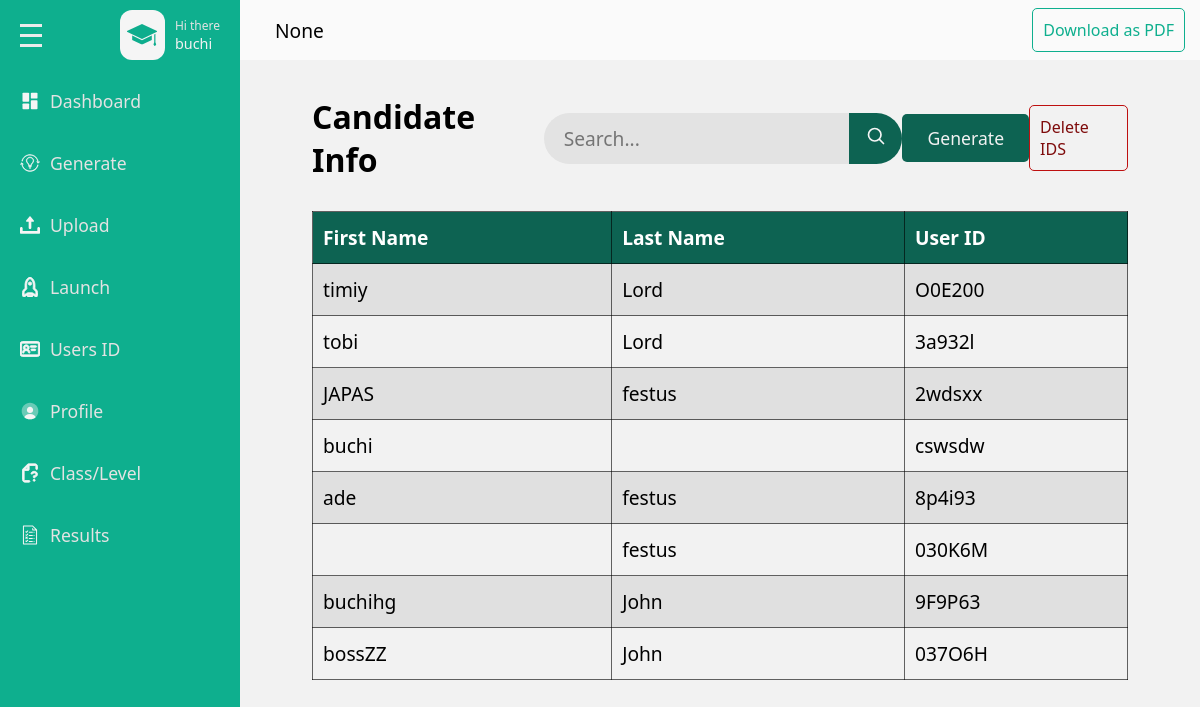
Page /admins/user (signed in) on the earlier database version.
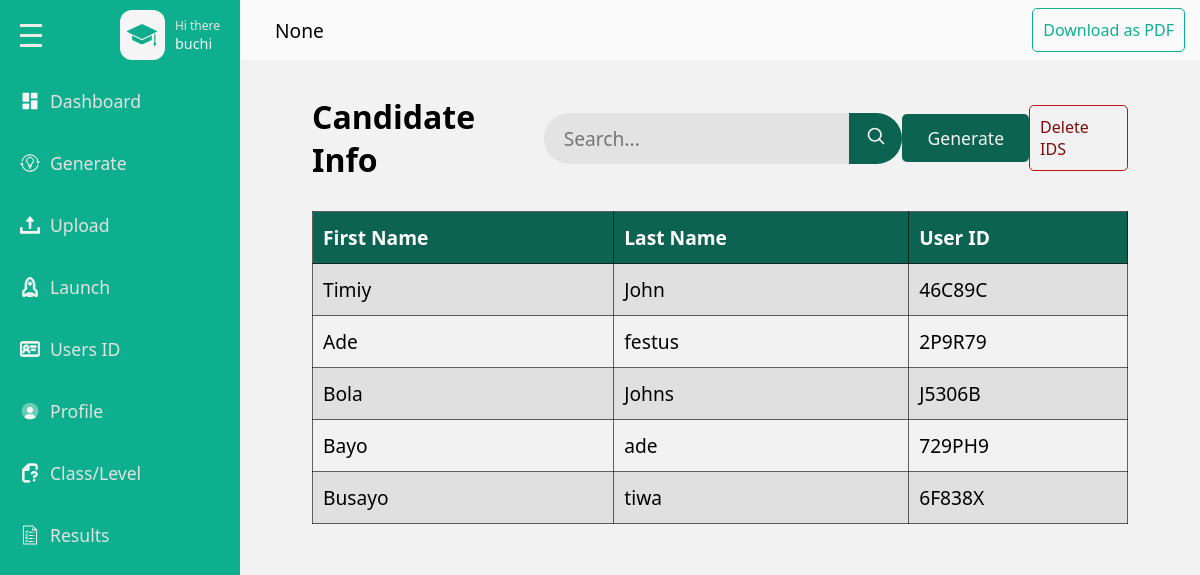
Same page on the later database version.
### base/models.py (models this page shows, shortened)
class Userprofile(models.Model):
    user = models.ForeignKey(User, on_delete=models.CASCADE)
    subject = models.ForeignKey(Subject, null=True, blank=True, on_delete=models.SET_NULL)
    number_of_questions = models.IntegerField(null=True, blank=True)

class User(AbstractUser):
    school_name = models.CharField(max_length=500, null=True,blank=True)
    recovery_code = models.CharField(max_length=100, null=True)

class UserID(models.Model):
    user = models.OneToOneField(User, on_delete=models.CASCADE)
    generated_id = models.CharField(max_length=100, unique=True)

### admins/views.py (the view)
# urls.py: path('user',views.user,name='user'),
def user(request):
    userprofile = get_object_or_404(Userprofile, user=request.user)
    user_id = UserID.objects.all()
    context = {
        'userprofile': userprofile,
        "user_id": user_id
    }
    return render(request, 'admins/userget.html', context)

### base/templates/admins/userget.html (shortened to what this page needs)
{% load static %}
<!DOCTYPE html>
<html lang="en">
<head>
    <link rel = "stylesheet" href = "{% static 'css/style.css' %}"/>
</head>
<body>
    <div class = "page">
        <div class = "wrapper">
            <div class = "main-sidebar">
                <div class = "menu">
                    <div class= "menu-head flex-between">
                        <div class="hamburger flex-column">
                            <span></span>
                            <span></span>
                            <span></span>
                        </div>
                        <div class = "menu-head-content flex gp-10">
                            <div class = "scholar-icon-div flex-center">
                                <!DOCTYPE svg PUBLIC "-//W3C//DTD SVG 1.1//EN" "http://www.w3.org/Graphics/SVG/1.1/DTD/svg11.dtd">
                            </div>
                            <div class = "text-content-div flex-column">
                                <span class = "sub-text">Hi there</span>
                                <span class = "text">{{userprofile.user.username}}</span>
                            </div>
                        </div>
                    </div>
                    <div class= "menu-content flex-column ">
                        <a href = "{% url 'admins:dashboard' %}" class = "menu-item">
                            <div class="menu-wrapper flex gp-10">
                                <!DOCTYPE svg PUBLIC "-//W3C//DTD SVG 1.1//EN" "http://www.w3.org/Graphics/SVG/1.1/DTD/svg11.dtd">
                                <span>Dashboard</span>
                            </div>
                        </a>
                        <a href = "{% url 'admins:userid' %}" class = "generate menu-item">
                            <div class="menu-wrapper flex gp-10">
                                <!DOCTYPE svg PUBLIC "-//W3C//DTD SVG 1.1//EN" "http://www.w3.org/Graphics/SVG/1.1/DTD/svg11.dtd">
                                <span>Generate</span>
                            </div>
                        </a>
                        <a href = "{% url 'admins:upload' %}" class = "menu-item">
                            <div class="menu-wrapper flex gp-10">
                                <!DOCTYPE svg PUBLIC "-//W3C//DTD SVG 1.1//EN" "http://www.w3.org/Graphics/SVG/1.1/DTD/svg11.dtd">
                                <span>Upload</span>
                            </div>
                        </a>
                        <a href = "" class = "menu-item">
                            <div class="menu-wrapper flex gp-10">
                                <!DOCTYPE svg PUBLIC "-//W3C//DTD SVG 1.1//EN" "http://www.w3.org/Graphics/SVG/1.1/DTD/svg11.dtd">
                                <span>Launch</span>
                            </div>
                        </a>
                        <a href = "{% url 'admins:user' %}" class = "menu-item">
                            <div class="menu-wrapper flex gp-10">
                                <!DOCTYPE svg PUBLIC "-//W3C//DTD SVG 1.1//EN" "http://www.w3.org/Graphics/SVG/1.1/DTD/svg11.dtd">
                                <span>Users ID</span>
                            </div>
                        </a>
                        <a href = "{% url 'admins:profile' %}" class = "menu-item">
                            <div class="menu-wrapper flex gp-10">
                                <!DOCTYPE svg PUBLIC "-//W3C//DTD SVG 1.1//EN" "http://www.w3.org/Graphics/SVG/1.1/DTD/svg11.dtd">
                                <span>Profile</span>
                            </div>
                        </a>
                        <a href = "{% url 'admins:question' %}" class = "menu-item">
                            <div class="menu-wrapper flex gp-10">
                                <!DOCTYPE svg PUBLIC "-//W3C//DTD SVG 1.1//EN" "http://www.w3.org/Graphics/SVG/1.1/DTD/svg11.dtd">
                                <span>Class/Level</span>
                            </div>
                        </a>
                        <a href = "{% url 'admins:result' %}" class = "menu-item">
                            <div class="menu-wrapper flex gp-10">
                                <!DOCTYPE svg PUBLIC "-//W3C//DTD SVG 1.1//EN" "http://www.w3.org/Graphics/SVG/1.1/DTD/svg11.dtd">
                                <span>Results</span>
                            </div>
                        </a>
                    </div>
                </div>
            </div>
            <div class = "main-content">
                <div class="main-content-header flex-between">
                    <span>{{userprofile.user.school_name}}</span>
                    <a class = "download-pdf-btn" href="{% url 'admins:export_user_data_to_pdf' %}">Download as PDF</a>
                </div>
                <div class="user-get-container">
                    <div class="candidate-info flex-between">
                        <h2>Candidate Info</h2>
                        <form method= "get" action="{% url 'admins:search' %}" class = "user-search-form flex">
                            <input required type = "text" placeholder="Search..." name = "query" class = "user-search-input"/>
                            <button class ="user-search-btn">
                            </button>
                        </form>
                        <a href="{% url 'admins:userid' %}"> <button class="generate-btn">Generate</button></a>
                        <a class = "delete-userId-btn" href = "#">Delete IDS</a>
                    </div>
                    <table class="user-get-table table">
                        <thead class="thead">
                            <tr>
                                <th scope="col">First Name</th>
                                <th scope="col">Last Name</th>
                                <th scope="col">User ID</th>
                            </tr>
                        </thead>
                        <tbody>
                            {% for user_id in user_id %}
                            <tr>
                                <td>{{user_id.user.username}}</td>
                                <td>{{user_id.user.last_name}}</td>
                                <td>{{user_id.generated_id}}</td>
                            </tr>
                            {% endfor %}
                        </tbody>
                    </table>
                </div>
            </div>
        </div>
    </div>
</body>
</html>

### base/static/css/style.css (style rules this page uses)
* { box-sizing: border-box; }
:root { --page-clr : #9ddcd1; --main-sidebar-clr : hsl(168, 85%, 37%); --main-sb-hv-clr : hsl(168, 77%, 22%); --head-text-clr : hsl(168, 49%, 59%); --q-selected-btn-clr : hsl(166, 78%, 37%); --block-clr : hsl(0, 0%, 98%); --variant-clr : hsl(189, 56%, 34%); --darker-variant-clr : hsl(189.71deg 55.9% 27.77%); --border-rd: 10px; --border-rd-in: 50px; --font-family : system-ui, -apple-system, BlinkMacSystemFont, 'Segoe UI', Roboto, Oxygen, Ubuntu, Cantarell, 'Open Sans', 'Helvetica Neue', sans-serif; }
body { margin: 0; padding: 0; font-family: var(--font-family); }
button, input, select, textarea { border : none; outline : 1px solid transparent; font-family: var(--font-family); }
button { cursor: pointer; }
h1,h2,h3,h4,p { margin :5px 0; }
a { text-decoration: none; color : black; }
svg { width : 20px; height : 20px; }
.flex { display: flex; align-items: center; }
.flex-center { display: flex; align-items: center; justify-content: center; }
.flex-column { display: flex; flex-direction: column; justify-content: center; }
.flex-between { display: flex; justify-content: space-between; }
.gp-10 { gap : 10px; }
.page { background-color: var(--page-clr); min-height : 100vh; }
.wrapper { display : flex; min-height : 100vh; }
.main-sidebar { min-width: 230px; width: 20%; height: 100vh; background-color: var(--main-sidebar-clr); position: sticky; left: 0; top: 0; z-index: 99; padding-top: 10px; }
.main-content { width : 80%; background-color: hsl(0, 0%, 95%); position : relative; }
.menu-head { padding-left : 20px; padding-right : 20px; padding-bottom: 15px; }
.menu-head.flex-between { align-items: center; }
.hamburger { height: 40px; align-items: flex-start; justify-content: center; gap : 7px; }
.hamburger span { width : 22px; height : 3px; background-color : hsl(0, 0%, 92%) }
.scholar-icon-div { width : 45px; height : 50px; border-radius: 12px; background-color: hsl(0, 0%, 96%); }
.scholar-icon-div svg { width : 30px; height : 30px; }
.text-content-div .sub-text { font-size : 1vw; color : hsl(0, 0%, 89%); }
.text-content-div .text { color :hsl(0, 0%, 95%); font-weight : 500; font-size: 1.2vw; }
.menu-content { padding : 10px 0px 15px; height: 490px; overflow-y: auto; }
.menu-content.flex-column { gap : 30px; justify-content: flex-start; }
.menu-item { padding-left : 13px; padding-right : 13px; }
.menu-wrapper { padding : 4px 7px; cursor: pointer; border-radius: 3px; color : hsl(0, 0%, 95%) }
.menu-item span { color : hsl(0, 0%, 89%); font-size : 1.1rem; font-weight: 400; }
.main-content-header { padding: 0px 15px; background-color: var(--block-clr); min-height: 60px; position: sticky; top: 0; left: 0; z-index : 99; }
.main-content-header.flex-between { align-items: center; }
.main-content-header span { margin-left: 20px; font-size : 1.2rem; font-weight: 500; }
.download-pdf-btn { padding : 10px; border : 1px solid var(--main-sidebar-clr); color :var(--main-sidebar-clr); border-radius: 5px; transition : background-color .2s ease, color .2s ease; }
.delete-userId-btn { padding : 10px; border : 1px solid rgb(190, 16, 16); color :rgb(126, 11, 11); border-radius: 5px; transition : background-color .2s ease, color .2s ease; }
.user-get-container { width: 85%; margin-inline: auto; margin-top : 30px; }
.table { border-collapse: collapse; font-size: 1.2rem; width : 100%; margin-top : 25px; }
.table .thead th { border : 1px solid rgba(0,0,0,.6); padding : 12px 10px; text-align: left; color: white; }
.table tbody td { border : 1px solid rgba(0,0,0,.6);; padding: 12px 10px; }
.table tbody tr:nth-child(odd) { background-color: hsl(0, 0%, 88%); }
.user-get-table .thead th { background-color: var(--main-sb-hv-clr); }
.candidate-info.flex-between { align-items: center; }
.candidate-info h2 { font-size: 2rem; }
.candidate-info .generate-btn { padding: 12px 25px; background-color: var(--main-sb-hv-clr); color : hsl(0, 0%, 95%); border-radius: 5px; font-size: 1.1rem; }
.user-search-form { width : 45%; }
.user-search-form.flex { align-items: stretch; }
.user-search-input { width : 85%; padding : 12px 10px 12px 20px; background-color: hsl(0, 0%, 89%); font-size: 1.2rem; border-top-left-radius: var(--border-rd-in); border-bottom-left-radius: var(--border-rd-in); }
.user-search-btn { padding : 12px 10px; background-color: var(--main-sb-hv-clr); color : hsl(0, 0%, 96%); width : 15%; border-top-right-radius: var(--border-rd-in); border-bottom-right-radius: var(--border-rd-in); }

Differences in the rows shown:
removed UserID: user.username "timiy", user.last_name "Lord", generated_id "O0E200"
removed UserID: user.username "tobi", user.last_name "Lord", generated_id "3a932l"
removed UserID: user.username "JAPAS", user.last_name "festus", generated_id "2wdsxx"
removed UserID: user.username "buchi", generated_id "cswsdw"
removed UserID: user.username "ade", user.last_name "festus", generated_id "8p4i93"
removed UserID: user.last_name "festus", generated_id "030K6M"
removed UserID: user.username "buchihg", user.last_name "John", generated_id "9F9P63"
removed UserID: user.username "bossZZ", user.last_name "John", generated_id "037O6H"
added UserID: user.username "Timiy", user.last_name "John", generated_id "46C89C"
added UserID: user.username "Ade", user.last_name "festus", generated_id "2P9R79"
added UserID: user.username "Bola", user.last_name "Johns", generated_id "J5306B"
added UserID: user.username "Bayo", user.last_name "ade", generated_id "729PH9"
added UserID: user.username "Busayo", user.last_name "tiwa", generated_id "6F838X"
